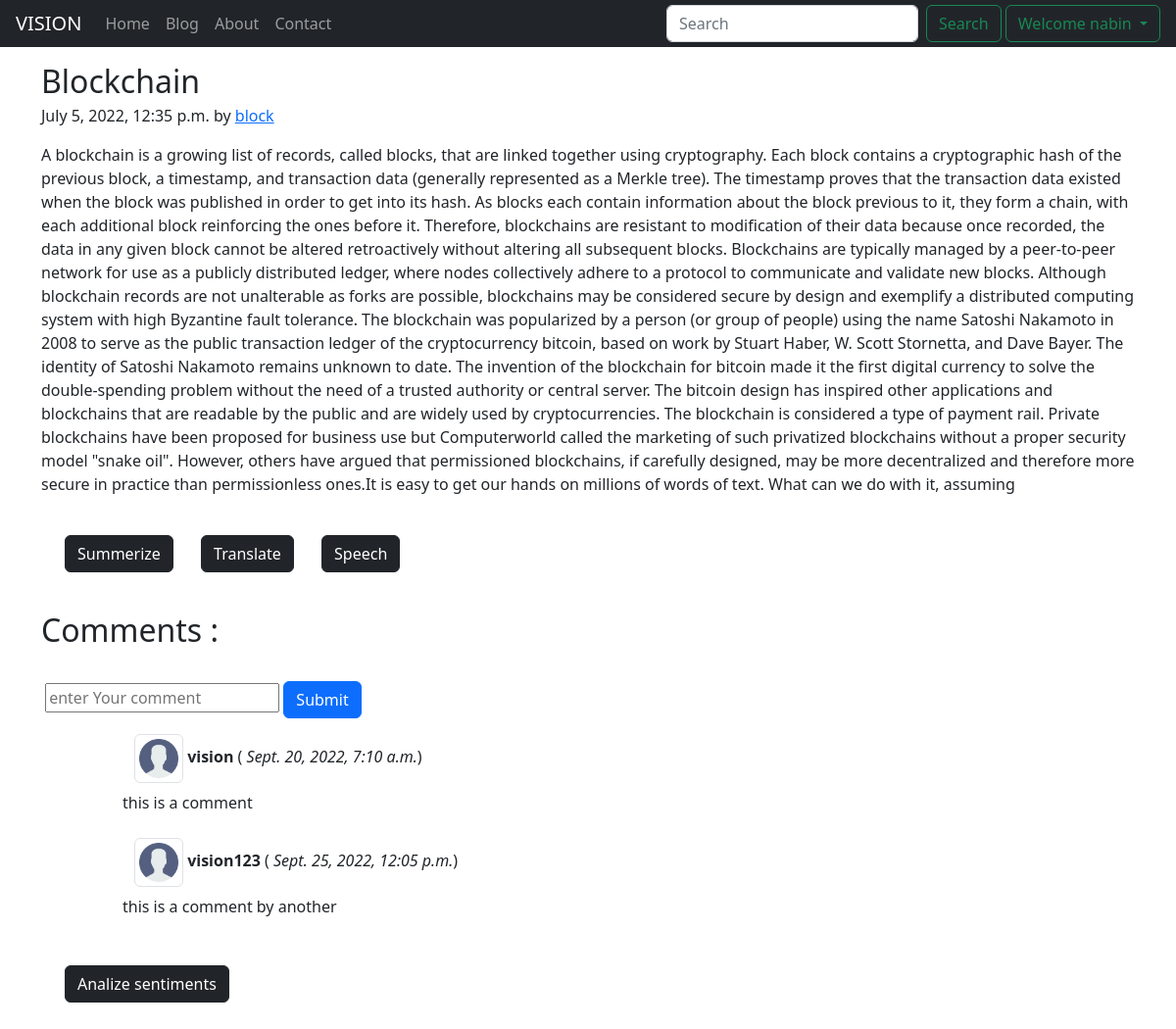
Page /blog/blockchain (signed in) on the committed database.
### blog/models.py (models this page shows, shortened)
class Postblog(models.Model):
    sno=models.AutoField(primary_key=True)
    title=models.CharField(max_length=50)
    author=models.CharField(max_length=13)
    content=models.TextField()
    slug=models.CharField(max_length=130)
    timeStamp= models.DateTimeField(blank=True)

class BlogComment(models.Model):
    sno= models.AutoField(primary_key=True)
    comment=models.TextField()
    user=models.ForeignKey(User,on_delete=models.CASCADE)
    post=models.ForeignKey(Postblog,on_delete=models.CASCADE)
    parent=models.ForeignKey('self',on_delete=models.CASCADE,null=True)
    timestamp=models.DateTimeField(default=now)

### blog/views.py (the view)
# urls.py: path('<str:slug>', views.blogPost, name='blogPost'),
def blogPost(request,slug):
    post = Postblog.objects.filter(slug=slug).first()
    comments=BlogComment.objects.filter(post=post)
    context={"post":post,"comments":comments }
    return render(request,"blog/blogPost.html",context)

### templates/blog/blogPost.html (shortened to what this page needs)
{% extends 'base.html' %}
{%block blogactive%}active{%endblock blogactive%}
{% block body %}
<div class="container my-3">
  <article class="blog-post">
    <h2 class="blog-post-title mb-1">{{post.title}}</h2>
    <p class="blog-post-meta">{{post.timeStamp}} by <a href="#">{{post.author}}</a></p>
    <p>{{post.content}} </p>
    <nav>
      <button type="button" class="summerize btn btn-dark m-4">Summerize</button>
      <button type="button" class="translate btn btn-dark">Translate</button>
      <button type="button" class="speech btn btn-dark m-4">Speech</button>
    </nav>
</div>
<section class="container my-2">
  <h2>Comments :</h2>
  <br>
  {% if user.is_authenticated %}
  <form action="/blog/postComment" method="POST">
    <div>
      <input type="text" name="comments" placeholder="enter Your comment">
      <button type="Submit" class="btn btn-primary" value="Submit"> Submit
      </button>
    </div>
  </form>
  {% else %} <h2>You need to Login for comment</h2>
  {% endif %}
  {% for comment in comments %}
  <div>
    <div class="row my-3">
      <div class="col-md-1">
      </div>
      <div class="col-md-11 "><b><img src="/static/img/user.png" class="img-thumbnail" width=50 height=50 alt="user"> {{comment.user.username }} </b> ( <i>{{comment.timestamp}}</i>)
        <div class="row my-2 ">{{ comment.comment }}</div>
          </div>
        </div>
      </div>
  {% endfor %}
  <div class="d-flex justify-content-left ml-20">
    <button type="button" class="btn btn-dark m-4 ">Analize sentiments</button>
  </div>
</section>
{% endblock body %}

### templates/base.html (shortened to what this page needs)
<!doctype html>
<html lang="en">
  <head>
    <link href="https://cdn.jsdelivr.net/npm/bootstrap@5.2.0-beta1/dist/css/bootstrap.min.css" rel="stylesheet">
  </head>
  <body>
    <nav class="navbar navbar-expand-lg navbar-dark bg-dark p-1">
        <div class="container-fluid">
          <a class="navbar-brand" href="/">VISION</a>
          <div class="collapse navbar-collapse" id="navbarSupportedContent">
            <ul class="navbar-nav me-auto mb-2 mb-lg-0">
              <li class="nav-item{%block homeactive%}{%endblock homeactive%}">
                <a class="nav-link" aria-current="page" href="/home">Home</a>
              </li>
              <li class="nav-item {%block blogactive%}{%endblock blogactive%}">
                <a class="nav-link" href="/blog">Blog</a>
              <li class="nav-item {%block aboutactive%}{%endblock aboutactive%} ">
                <a class="nav-link " href="/about">About</a>
              </li>
              <li class="nav-item {%block contactactive%}{%endblock contactactive%}">
                <a class="nav-link " href="/contact">Contact</a>
            </ul>
            <form method="get" action="/search" class="d-flex" role="search">
              <input name="search" id="search" class="form-control me-2" type="search" placeholder="Search" aria-label="Search">
              <button class="btn btn-outline-success mr-3" type="submit">Search</button>
            </form>
            {%if user.is_authenticated%}:
            <div class="dropdown ">
              <a class="btn btn-outline-success mr-3 dropdown-toggle" href="#" role="button" id="dropdownMenuLink" data-bs-toggle="dropdown" aria-expanded="false">Welcome
              {{request.user}}
              </a>
            </div>
{%endif%}
          </div>
        </div>
      </nav>
      {% block body %}{% endblock body %}
  </body>
</html>

### rows in the picture
Postblog: title "Blockchain", timeStamp "July 5, 2022, 12:35 p.m.", author "block", content "A blockchain is a growing list of records, called blocks, that are linked together using cryptography. Each block contains a cryptographic hash of the previous block, a timestamp, and transaction data (generally represented as a Merkle tree). The timestamp proves that the transaction data existed when the block was published in order to get into its hash. As blocks each contain information about the block previous to it, they form a chain, with each additional block reinforcing the ones before it. Therefore, blockchains are resistant to modification of their data because once recorded, the data in any given block cannot be altered retroactively without altering all subsequent blocks.…"
BlogComment: user.username "vision", timestamp "Sept. 20, 2022, 7:10 a.m.", comment "this is a comment"
BlogComment: user.username "vision123", timestamp "Sept. 25, 2022, 12:05 p.m.", comment "this is a comment by another"

### other values in the picture
{{ request.user }} "nabin"
